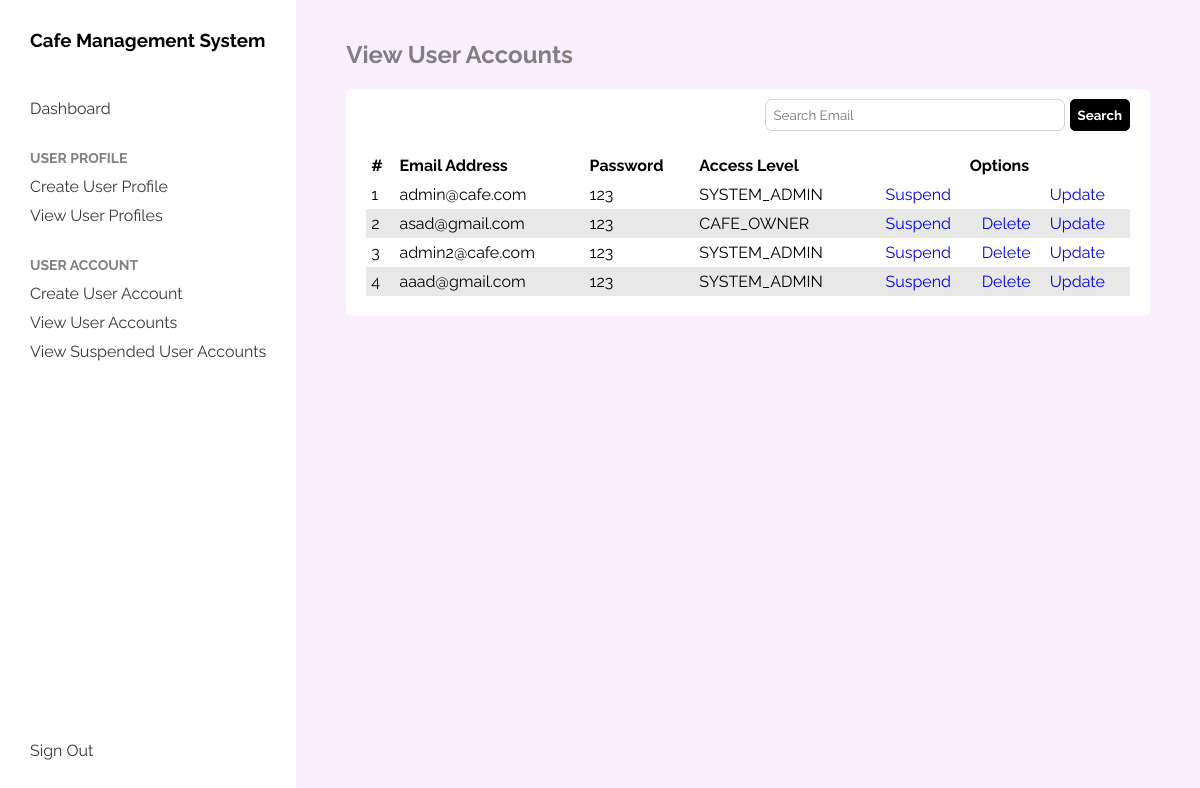
The page /admin/view-user-accounts (signed in) on the database its author committed.
### application/entity/models.py (models this page shows, shortened)
class User(db.Model):
    id = db.Column(db.Integer, primary_key=True)
    first_name = db.Column(db.String(30))
    last_name = db.Column(db.String(30))
    phone_number = db.Column(db.String(20))
    designation = db.Column(db.String(20))
    salary = db.Column(db.Integer)
    email = db.Column(db.String(30), nullable=False)
    password = db.Column(db.String(50), nullable=False)
    user_type = db.Column(db.String(10), nullable=False)
    account_status = db.Column(db.String(10))

### application/boundary/system_admin.py (the view)
@admin.route("/view-user-accounts")
def view_user_accounts():
    email = request.args.get("q", None, type=str)
    usersController = UserController()
    if email:
        users = usersController.get_user(email=email)
        users = [users]
    else:
        users = usersController.get_all_users()
    return render_template("system_admin/view-user-accounts.html"
                           , users=users
                           , title="View User Accounts")

### application/boundary/system_admin.py (called while the page is built)
@admin.before_request
def check_user_validity():
    if 'user_id' not in session:
        return redirect(url_for("boundary.auth.login"))
    if session['user_type'] != SYSTEM_ADMIN:
        return abort(403)

### application/control/user.py (called while the page is built)
    def get_all_users(self, complete_profile=False):
        if complete_profile:
            return self._userEntity.get_all_complete_profile_user()
        return self._userEntity.get_all_users()

### application/entity/user.py (called while the page is built)
    def get_all_users(self):
        return User.query.all()

### application/boundary/templates/system_admin/view-user-accounts.html (shortened to what this page needs)
{% extends "./system_admin/base.html" %}
{% block content %}
    <div class="search-field">
        <form>
            <input type="email" name="q" placeholder="Search Email" required>
            <input type="submit" value="Search">
        </form>
    </div>
    <div>
        <table cellspacing="0">
            <thead>
                <th>
                   #
                </th>
                <th>
                    Email Address
                </th>
                <th>
                    Password
                </th>
                <th>
                    Access Level
                </th>
                <th class="options-col" colspan="3">
                    Options
                </th>
            </thead>
            <tbody>
                {% for user in users %}
                    <tr>
                        <td>
                            {{ loop.index }}
                        </td>
                        <td>
                            {{ user.email }}
                        </td>
                        <td>
                            {{ user.password }}
                        </td>
                        <td>
                            {{ user.user_type }}
                        </td>
                        {% if user.account_status == "SUSPENDED" %}
                            <td class="options-col">
                                <a href="{{ url_for("boundary.admin.unsuspend_user_account", account_id=user.id) }}">Unsuspend</a>
                            </td>
                        {% else %}
                            <td class="options-col">
                                <a href="{{ url_for("boundary.admin.suspend_user_account", account_id=user.id) }}">Suspend</a>
                            </td>
                        {% endif %}
                        <td class="options-col">
                            {% if session['user_id'] != user.id %}
                                <a href="{{ url_for("boundary.admin.delete_user_account", account_id=user.id) }}">Delete</a>
                            {% endif %}
                        </td>
                        <td>
                            <a href="{{ url_for('boundary.admin.update_user_account', account_id=user.id)}}">Update</a>
                        </td>
                    </tr>
                {% endfor %}
            </tbody>
        </table>
    </div>
{% endblock %}

### application/boundary/templates/system_admin/base.html (shortened to what this page needs)
<!DOCTYPE html>
<html lang="en">
<head>
    <link rel="stylesheet" href="{{ url_for('boundary.static', filename='admin/base.css') }}">
</head>
<body>
    <section class="container">
        <aside class="side-bar flex-column">
            <div class="side-bar__header">
                <h3>Cafe Management System</h3>
            </div>
            <div class="side-bar__section">
                <div class="side-bar__section-content flex-column">
                    <div class="side-bar__option">
                        <a href="{{ url_for('boundary.admin.dashboard' ) }}">Dashboard</a>
                    </div>
                </div>
            </div>
            <div class="side-bar__section">
                <span class="side-bar__section-heading">USER PROFILE</span>
                <div class="side-bar__section-content flex-column">
                    <div class="side-bar__option">
                        <a href="{{ url_for('boundary.admin.create_user_profile' ) }}">Create User Profile</a>
                    </div>
                    <div class="side-bar__option">
                        <a href="{{ url_for('boundary.admin.view_user_profiles' ) }}">View User Profiles</a>
                    </div>
                </div>
            </div>
            <div class="side-bar__section">
                <span class="side-bar__section-heading">USER ACCOUNT</span>
                <div class="side-bar__section-content flex-column">
                    <div class="side-bar__option">
                        <a href="{{ url_for('boundary.admin.create_user_account' ) }}">Create User Account</a>
                    </div>
                    <div class="side-bar__option">
                        <a href="{{ url_for('boundary.admin.view_user_accounts' ) }}">View User Accounts</a>
                    </div>
                    <div class="side-bar__option">
                        <a href="{{ url_for('boundary.admin.view_suspended_user_accounts' ) }}">View Suspended User Accounts</a>
                    </div>
                </div>
            </div>
            <div class="side-bar__section section__signout">
                <div class="side-bar__section-content">
                    <div class="side-bar__option">
                        <a href="{{ url_for('boundary.auth.logout') }}">Sign Out</a>
                    </div>
                </div>
            </div>
        </aside>
        <main class="content">
            <div class="page__heading">
                <h1>{{ title }}</h1>
            </div>
            <div class="content__wrapper">
                {% block content %}
                {% endblock content %}
            </div>
        </main>
    </section>
</body>
</html>

### application/boundary/assets/admin/base.css (style rules this page uses)
.container { display: flex; height: 100vh; }
.side-bar { background-color: white; box-shadow: 2px 0 3px rgba(0, 0, 0, 0.05); padding: 10px 30px 30px; height: 100%; gap: 20px; }
.side-bar__section-heading { font-weight: bold; font-size: 14px; color: gray; }
.side-bar__section-content { gap: 10px; margin: 10px 0; }
.side-bar__option a { color: rgb(55, 55, 55); }
.section__signout { margin-top: auto; }
.content { background-color: rgb(249, 239, 255); flex: 1; padding: 20px 50px; height: inherit }
.page__heading { color: gray; }
.content__wrapper { background-color: white; width: 100%; border-radius: 5px; padding: 10px 20px 20px; }

### application/boundary/assets/base.css (style rules this page uses)
* { font-family: 'Raleway', sans-serif; box-sizing: border-box; }
body { margin: 0; }
.flex-column { display: flex; flex-direction: column; }
a { text-decoration: none; }

### application/boundary/templates/system_admin/view-user-accounts.html (style rules this page uses)
table { width: 100%; text-align: left; }
td, th { margin: 0; padding: 5px; border: none; }
tr:nth-child(even) { background-color: #e8e8e8; }
.options-col { text-align: center; }
.search-field { float: right; margin-bottom: 20px; }
.search-field input[type=submit] { padding: 7px; border-radius: 5px; outline: none; border: 1px solid black; background-color: black; color: white; font-weight: bold; cursor: pointer; }
.search-field input[type=email] { padding: 7px; width: 300px; border-radius: 7px; outline: none; border: 1px solid lightgrey; }

### rows shown on the page
User: email "admin@cafe.com", password "123", user_type "SYSTEM_ADMIN"
User: email "asad@gmail.com", password "123", user_type "CAFE_OWNER"
User: email "admin2@cafe.com", password "123", user_type "SYSTEM_ADMIN"
User: email "aaad@gmail.com", password "123", user_type "SYSTEM_ADMIN"

### other values the page prints
{{ title }} "View User Accounts"
